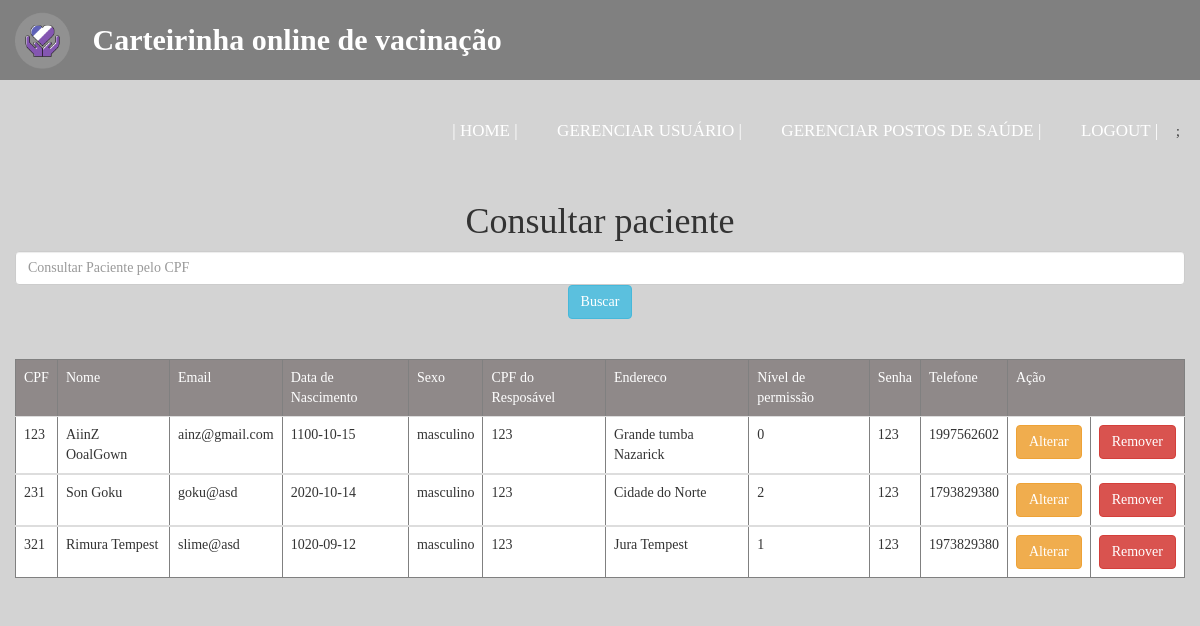
The app's page /paciente.php (signed in), older data.
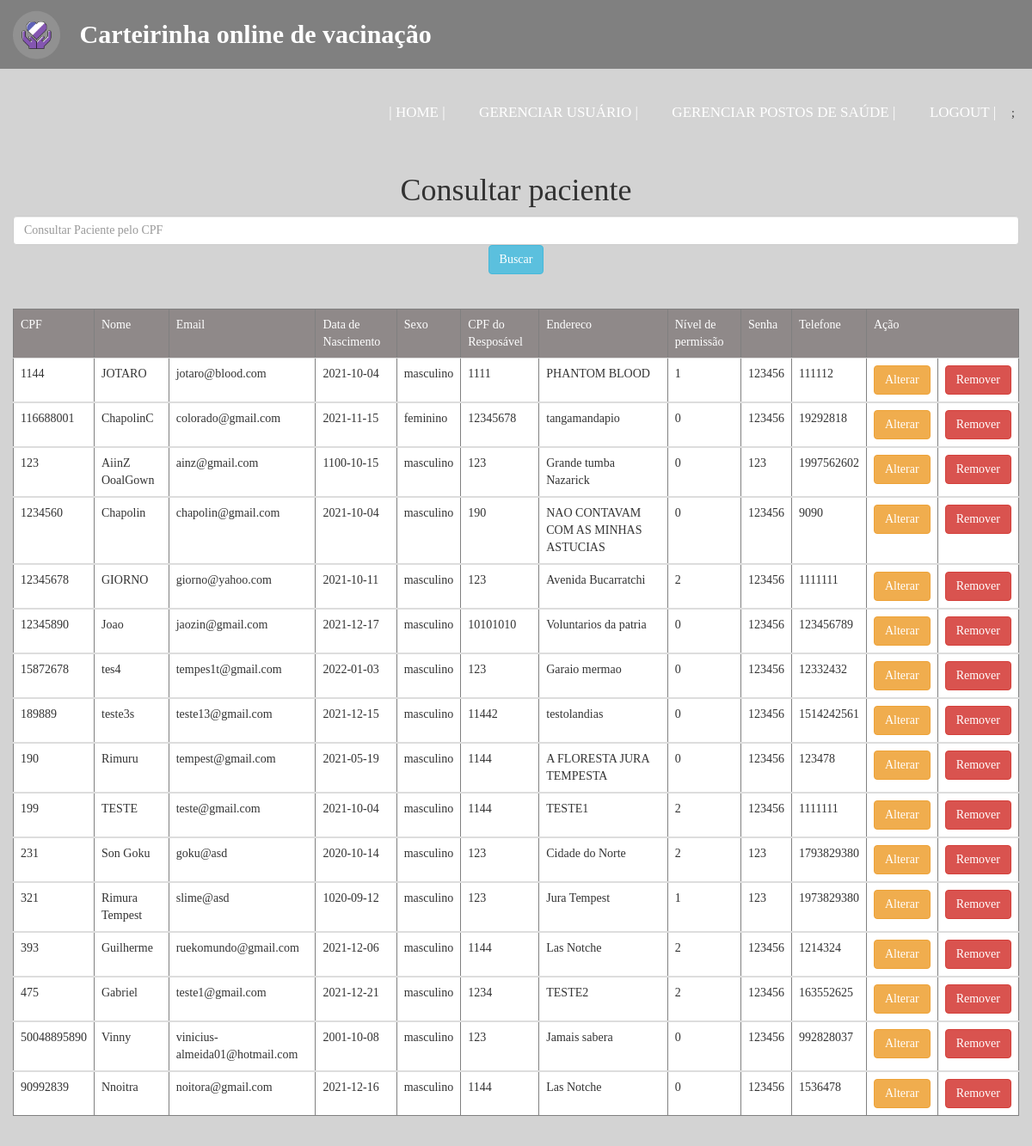
The same page, newer data.
### tables this page shows
CREATE TABLE IF NOT EXISTS `paciente` (
  `cpf` varchar(11) NOT NULL,
  `nome` varchar(300) NOT NULL,
  `email` varchar(100) NOT NULL,
  `data_nascimento` date NOT NULL,
  `sexo` char(10) NOT NULL,
  `cpf_responsavel` int(11) DEFAULT NULL,
  `endereco` varchar(100) NOT NULL,
  `permissao` int(11) NOT NULL,
  `senha` int(6) NOT NULL,
  `telefone` int(11) NOT NULL,
  PRIMARY KEY (`cpf`)
);

### listar_paciente.php (the view)
<?php
include_once "conexao.php";
$parametro = filter_input(INPUT_GET, "parametro");
if($parametro){
	$result_paciente = "SELECT * FROM paciente WHERE cpf LIKE '$parametro%' ORDER BY cpf ASC";
}else{
	$result_paciente = "SELECT * FROM paciente ORDER BY cpf ASC";
}
$resultado_paciente = mysqli_query($conexao, $result_paciente);
if(($resultado_paciente) AND ($resultado_paciente->num_rows != 0)){
	echo"<table border='1' class='table table-hover'>
	<thead><tr>
		<td> CPF </td>
		<td> Nome </td>
		<td> Email </td>
		<td> Data de Nascimento </td>
		<td> Sexo </td>
		<td> CPF do Resposável </td>
		<td> Endereco </td>
		<td> Nível de permissão </td>
		<td> Senha </td>
		<td> Telefone </td>
		<td colspan='2'> Ação </td>
	</tr><thead><tbody>";
	while($row_paciente = mysqli_fetch_assoc($resultado_paciente)){
		echo "<tr><td>";
		echo $row_paciente['cpf'] . "</td><td>";
		echo $row_paciente['nome'] . "</td><td>";
		echo $row_paciente['email'] . "</td><td>";
		echo $row_paciente['data_nascimento'] . "</td><td>";
		echo $row_paciente['sexo'] . "</td><td>";
		echo $row_paciente['cpf_responsavel'] . "</td><td>";
		echo $row_paciente['endereco'] . "</td><td>";
		echo $row_paciente['permissao'] . "</td><td>";
		echo $row_paciente['senha'] . "</td><td>";
		echo $row_paciente['telefone'] . "</td>";?>
		<td><a class='btn btn-warning'href="<?php echo "altera_paciente.php?cpf=". $row_paciente['cpf'] .
														"&nome=".$row_paciente['nome'].
														"&email=".$row_paciente['email'].
														"&data_nascimento=".$row_paciente['data_nascimento'].
														"&sexo=".$row_paciente['sexo'].
														"&cpf_responsavel=".$row_paciente['cpf_responsavel'].
														"&permissao=".$row_paciente['permissao'].
														"&senha=".$row_paciente['senha'].
														"&telefone=".$row_paciente['telefone'].
														"&endereco=".$row_paciente['endereco'].
														"&permissao=".$row_paciente['permissao']?>">Alterar</a></td>
		<td><a class='btn btn-danger'href="<?php echo "remove_paciente.php?cpf=". $row_paciente['cpf']?>">Remover</a></td>
		<?php echo "</tr></tbody>";
	}
	echo "</table>";
}else{
	echo "Nenhum paciente encontrado";
}

Row changes from the older to the newer data that the page shows:
added paciente: cpf "1144", nome "JOTARO", email "jotaro@blood.com", data_nascimento "2021-10-04", sexo "masculino", cpf_responsavel "1111", endereco "PHANTOM BLOOD", permissao "1", senha "123456", telefone "111112"
added paciente: cpf "116688001", nome "ChapolinC", email "colorado@gmail.com", data_nascimento "2021-11-15", sexo "feminino", cpf_responsavel "12345678", endereco "tangamandapio", permissao "0", senha "123456", telefone "19292818"
added paciente: cpf "1234560", nome "Chapolin", email "chapolin@gmail.com", data_nascimento "2021-10-04", sexo "masculino", cpf_responsavel "190", endereco "NAO CONTAVAM COM AS MINHAS ASTUCIAS", permissao "0", senha "123456", telefone "9090"
added paciente: cpf "12345678", nome "GIORNO", email "giorno@yahoo.com", data_nascimento "2021-10-11", sexo "masculino", cpf_responsavel "123", endereco "Avenida Bucarratchi", permissao "2", senha "123456", telefone "1111111"
added paciente: cpf "12345890", nome "Joao", email "jaozin@gmail.com", data_nascimento "2021-12-17", sexo "masculino", cpf_responsavel "10101010", endereco "Voluntarios da patria", permissao "0", senha "123456", telefone "123456789"
added paciente: cpf "15872678", nome "tes4", email "tempes1t@gmail.com", data_nascimento "2022-01-03", sexo "masculino", cpf_responsavel "123", endereco "Garaio mermao", permissao "0", senha "123456", telefone "12332432"
added paciente: cpf "189889", nome "teste3s", email "teste13@gmail.com", data_nascimento "2021-12-15", sexo "masculino", cpf_responsavel "11442", endereco "testolandias", permissao "0", senha "123456", telefone "1514242561"
added paciente: cpf "190", nome "Rimuru", email "tempest@gmail.com", data_nascimento "2021-05-19", sexo "masculino", cpf_responsavel "1144", endereco "A FLORESTA JURA TEMPESTA", permissao "0", senha "123456", telefone "123478"
added paciente: cpf "199", nome "TESTE", email "teste@gmail.com", data_nascimento "2021-10-04", sexo "masculino", cpf_responsavel "1144", endereco "TESTE1", permissao "2", senha "123456", telefone "1111111"
added paciente: cpf "393", nome "Guilherme", email "ruekomundo@gmail.com", data_nascimento "2021-12-06", sexo "masculino", cpf_responsavel "1144", endereco "Las Notche", permissao "2", senha "123456", telefone "1214324"
added paciente: cpf "475", nome "Gabriel", email "teste1@gmail.com", data_nascimento "2021-12-21", sexo "masculino", cpf_responsavel "1234", endereco "TESTE2", permissao "2", senha "123456", telefone "163552625"
added paciente: cpf "50048895890", nome "Vinny", email "vinicius-almeida01@hotmail.com", data_nascimento "2001-10-08", sexo "masculino", cpf_responsavel "123", endereco "Jamais sabera", permissao "0", senha "123456", telefone "992828037"
added paciente: cpf "90992839", nome "Nnoitra", email "noitora@gmail.com", data_nascimento "2021-12-16", sexo "masculino", cpf_responsavel "1144", endereco "Las Notche", permissao "0", senha "123456", telefone "1536478"
